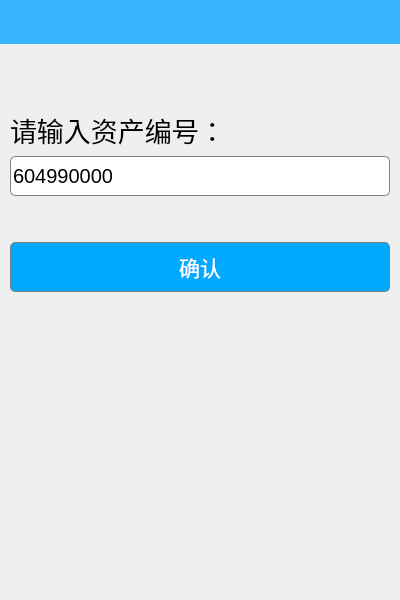
<?xml version="1.0" encoding="UTF-8"?>
<ui version="4.0">
 <class>AssetQuery</class>
 <widget class="QWidget" name="AssetQuery">
  <property name="geometry">
   <rect>
    <x>0</x>
    <y>0</y>
    <width>400</width>
    <height>600</height>
   </rect>
  </property>
  <property name="windowTitle">
   <string>Form</string>
  </property>
  <layout class="QVBoxLayout" name="verticalLayout_2">
   <property name="leftMargin">
    <number>0</number>
   </property>
   <property name="topMargin">
    <number>0</number>
   </property>
   <property name="rightMargin">
    <number>0</number>
   </property>
   <item>
    <widget class="TitleBar" name="titleBar" native="true">
     <property name="minimumSize">
      <size>
       <width>0</width>
       <height>44</height>
      </size>
     </property>
     <property name="styleSheet">
      <string notr="true">background-color: rgb(57, 179, 255);</string>
     </property>
    </widget>
   </item>
   <item>
    <layout class="QVBoxLayout" name="verticalLayout">
     <property name="leftMargin">
      <number>10</number>
     </property>
     <property name="rightMargin">
      <number>10</number>
     </property>
     <item>
      <widget class="QLabel" name="label">
       <property name="minimumSize">
        <size>
         <width>0</width>
         <height>100</height>
        </size>
       </property>
       <property name="font">
        <font>
         <family>微软雅黑</family>
         <pointsize>20</pointsize>
        </font>
       </property>
       <property name="styleSheet">
        <string notr="true">background-color: transparent</string>
       </property>
       <property name="text">
        <string>请输入资产编号：</string>
       </property>
       <property name="alignment">
        <set>Qt::AlignBottom|Qt::AlignLeading|Qt::AlignLeft</set>
       </property>
      </widget>
     </item>
     <item>
      <widget class="QLineEdit" name="lineEdit">
       <property name="minimumSize">
        <size>
         <width>0</width>
         <height>40</height>
        </size>
       </property>
       <property name="font">
        <font>
         <pointsize>15</pointsize>
        </font>
       </property>
       <property name="styleSheet">
        <string notr="true">QLineEdit {
    border: 1px solid gray;
    border-radius: 5px;
    background: white;
    selection-background-color: green;
    font-size: 15pt ;
}
 
QLineEdit:hover {
    border: 1px solid blue;
}</string>
       </property>
       <property name="text">
        <string>604990000</string>
       </property>
      </widget>
     </item>
     <item>
      <spacer name="verticalSpacer">
       <property name="orientation">
        <enum>Qt::Vertical</enum>
       </property>
       <property name="sizeType">
        <enum>QSizePolicy::Fixed</enum>
       </property>
       <property name="sizeHint" stdset="0">
        <size>
         <width>20</width>
         <height>40</height>
        </size>
       </property>
      </spacer>
     </item>
     <item>
      <widget class="QPushButton" name="btnOk">
       <property name="minimumSize">
        <size>
         <width>0</width>
         <height>50</height>
        </size>
       </property>
       <property name="font">
        <font>
         <family>微软雅黑</family>
         <pointsize>16</pointsize>
        </font>
       </property>
       <property name="styleSheet">
        <string notr="true">QPushButton{
    border: 1px solid gray;
	background-color: rgb(0, 170, 255);
	color: white;   
	border-radius: 5px;                        
}
QPushButton:hover{
	background-color: rgb(0, 119, 179);
}
QPushButton:pressed{
	background-color: rgb(0, 101, 152);
}</string>
       </property>
       <property name="text">
        <string>确认</string>
       </property>
      </widget>
     </item>
    </layout>
   </item>
   <item>
    <spacer name="verticalSpacer_2">
     <property name="orientation">
      <enum>Qt::Vertical</enum>
     </property>
     <property name="sizeHint" stdset="0">
      <size>
       <width>20</width>
       <height>287</height>
      </size>
     </property>
    </spacer>
   </item>
  </layout>
 </widget>
 <customwidgets>
  <customwidget>
   <class>TitleBar</class>
   <extends>QWidget</extends>
   <header>widgets/TitleBar.h</header>
   <container>1</container>
  </customwidget>
 </customwidgets>
 <resources/>
 <connections/>
</ui>
